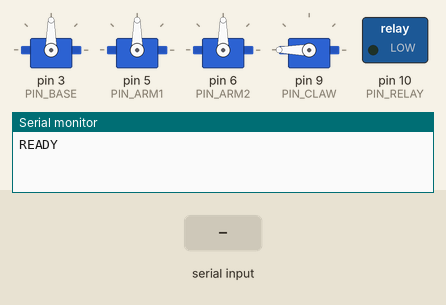
Simulated run of this sketch. Board: Arduino Uno, built with avr-gcc and run on an emulated ATmega328P. Shown: 4 × servo, switched loads named in the sketch (green lamp = pin HIGH), the last lines printed to the serial monitor. The inputs (shaded band) are chosen by the test bench.

Above: at 1.2 s.
1.3 s: "s\n" received over Serial
At 3.9 s:
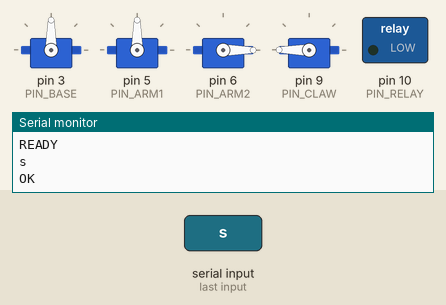
4.3 s: "C\n" received over Serial
At 6.0 s:
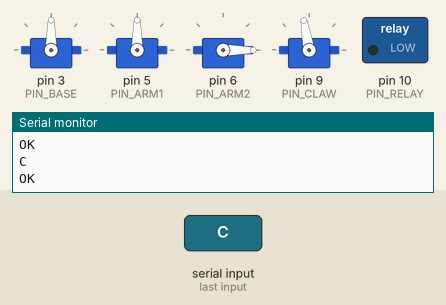
7.0 s: "H\n" received over Serial
At 7.45 s:
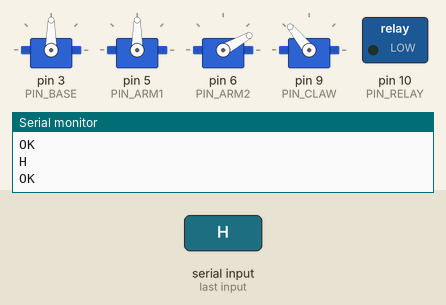
10.0 s: "c\n" received over Serial
At 11.9 s:
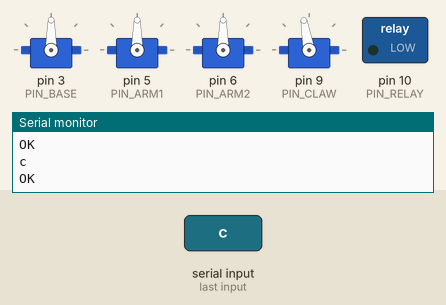
12.7 s: "B,45\n" received over Serial
At 15.1 s:
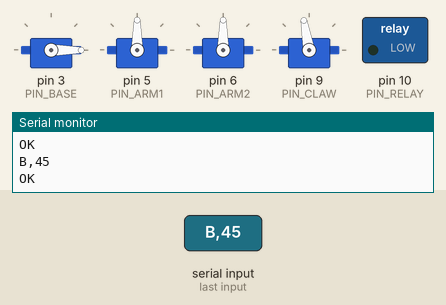
15.7 s: "h\n" received over Serial
At 16.15 s:
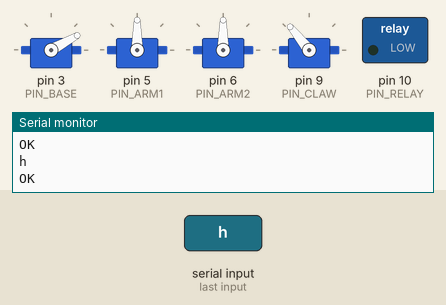
Timing chart, 0 to 18.7 s (numbered marks = the images above; inputs shaded):
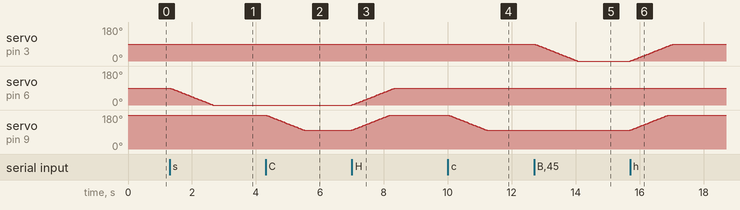

The sketch:

robot_arm_bluetooth.ino
```cpp
/*
 * ============================================================
 *  Robot Arm Bluetooth Controller — Arduino Sketch
 * ============================================================
 *
 *  Controls 4 servo motors via Bluetooth (HC-05 / HC-06).
 *  Receives text commands from an Android app over Serial.
 *
 *  WIRING DIAGRAM
 *  ──────────────
 *
 *  Arduino Uno/Nano          HC-05 / HC-06
 *  ─────────────────         ─────────────
 *  5V  ──────────────────►  VCC
 *  GND ──────────────────►  GND
 *  TX (pin 1) ───────────►  RXD  (through voltage divider if HC module is 3.3V logic!)
 *  RX (pin 0) ◄───────────  TXD
 *
 *  Arduino Uno/Nano          Servos
 *  ─────────────────         ──────
 *  Pin 3  ───────────────►  Base Servo        (signal wire)
 *  Pin 5  ───────────────►  First Arm Servo   (signal wire)
 *  Pin 6  ───────────────►  Second Arm Servo  (signal wire)
 *  Pin 9  ───────────────►  Claw Servo        (signal wire)
 *
 *  All servo VCC ──► External 5V power supply (NOT Arduino 5V — servos draw too much current)
 *  All servo GND ──► Common GND with Arduino
 *
 *  PROTOCOL
 *  ────────
 *  Commands are single-line text terminated by newline (\n):
 *    B<+/->   — Set Base servo         (0–180)
 *    A<+/->   — Set First Arm servo    (0–180)
 *    S<+/->   — Set Second Arm servo   (0–180)
 *    C<O/C>   — Set Claw servo         (0–180)
 *    H        — Home (reset all to defaults)
 *    P        — Power the servo motors
 *
 *  Arduino responds with "OK\n" after each valid command.
 *
 * ============================================================
 */

#include <Servo.h>

// ─── Pin Configuration ───────────────────────────────────────
#define PIN_BASE      3
#define PIN_ARM1      5
#define PIN_ARM2      6
#define PIN_CLAW      9
#define PIN_RELAY     10

// ─── Default (Home) Angles ───────────────────────────────────
#define HOME_BASE     90
#define HOME_ARM1     90
#define HOME_ARM2     90
#define HOME_CLAW     180

// ─── Serial Baud Rate ────────────────────────────────────────
#define BAUD_RATE     9600

// ─── Speed Configuration ─────────────────────────────────────
// Delay in milliseconds per degree of movement (Higher = slower)
#define SERVO_SPEED_DELAY  15

// ─── Servo Objects ───────────────────────────────────────────
Servo servoBase;
Servo servoArm1;
Servo servoArm2;
Servo servoClaw;

// ─── Target Angles ───────────────────────────────────────────
int targetBase  = HOME_BASE;
int targetArm1  = HOME_ARM1;
int targetArm2  = HOME_ARM2;
int targetClaw  = HOME_CLAW;

// ─── Current Angles ──────────────────────────────────────────
int currentBase  = HOME_BASE;
int currentArm1  = HOME_ARM1;
int currentArm2  = HOME_ARM2;
int currentClaw  = HOME_CLAW;

// ─── Input Buffer ────────────────────────────────────────────
String inputBuffer = "";
unsigned long lastMoveMillis = 0;

bool isPower = false;

void setup() {
  // Start serial communication (HC-05/HC-06/BLE default baud rate)
  Serial.begin(BAUD_RATE);

  // Set initial target and current to home
  targetBase = currentBase = HOME_BASE;
  targetArm1 = currentArm1 = HOME_ARM1;
  targetArm2 = currentArm2 = HOME_ARM2;
  targetClaw = currentClaw = HOME_CLAW;

  // Initialize servos to their home positions instantly on boot
  servoBase.write(currentBase);
  servoArm1.write(currentArm1);
  servoArm2.write(currentArm2);
  servoClaw.write(currentClaw);

  // Attach servos to pins
  servoBase.attach(PIN_BASE);
  servoArm1.attach(PIN_ARM1);
  servoArm2.attach(PIN_ARM2);
  servoClaw.attach(PIN_CLAW);

  pinMode(PIN_RELAY, OUTPUT);

  Serial.println("READY");
}

void loop() {
  // 1. Process incoming Bluetooth commands
  while (Serial.available() > 0) {
    char c = (char)Serial.read();

    if (c == '\n' || c == '\r') {
      inputBuffer.trim();
      if (inputBuffer.length() > 0) {
        processCommand(inputBuffer);
      }
      inputBuffer = "";
    } else {
      inputBuffer += c;
    }
  }

  // 2. Update servo positions smoothly
  unsigned long currentMillis = millis();
  if (currentMillis - lastMoveMillis >= SERVO_SPEED_DELAY) {
    lastMoveMillis = currentMillis;

    bool moved = false;

    // Move Base
    if (currentBase < targetBase) { currentBase++; moved = true; }
    else if (currentBase > targetBase) { currentBase--; moved = true; }
    if (moved) servoBase.write(currentBase);

    moved = false;

    // Move First Arm
    if (currentArm1 < targetArm1) { currentArm1++; moved = true; }
    else if (currentArm1 > targetArm1) { currentArm1--; moved = true; }
    if (moved) servoArm1.write(currentArm1);

    moved = false;

    // Move Second Arm
    if (currentArm2 < targetArm2) { currentArm2++; moved = true; }
    else if (currentArm2 > targetArm2) { currentArm2--; moved = true; }
    if (moved) servoArm2.write(currentArm2);

    moved = false;

    // Move Claw
    if (currentClaw < targetClaw) { currentClaw++; moved = true; }
    else if (currentClaw > targetClaw) { currentClaw--; moved = true; }
    if (moved) servoClaw.write(currentClaw);
  }
}

void processCommand(String cmd) {
  Serial.println(cmd);
  char servo = cmd.charAt(0);
  String value = cmd.substring(1);

  switch (servo) {
    case 'B':  // Base
    case 'b':
      if (value == "+" || value == "U") targetBase = constrain(targetBase + 4, 0, 180);
      else if (value == "-" || value == "D") targetBase = constrain(targetBase - 4, 0, 180);
      else targetBase = constrain(value.toInt(), 0, 180);
      Serial.println("OK");
      break;

    case 'A':  // First Arm
    case 'a':
      if (value == "+" || value == "U") targetArm1 = constrain(targetArm1 + 4, 40, 120);
      else if (value == "-" || value == "D") targetArm1 = constrain(targetArm1 - 4, 40, 120);
      else targetArm1 = constrain(value.toInt(), 40, 120);
      Serial.println("OK");
      break;

    case 'S':  // Second Arm
    case 's':
      if (value == "+" || value == "U") targetArm2 = constrain(targetArm2 + 4, 0, 180);
      else if (value == "-" || value == "D") targetArm2 = constrain(targetArm2 - 4, 0, 180);
      else targetArm2 = constrain(value.toInt(), 0, 180);
      Serial.println("OK");
      break;

    case 'C':  // Claw
    case 'c':
      if (value == "+" || value == "U") targetClaw = constrain(targetClaw + 4, 100, 180);
      else if (value == "-" || value == "D") targetClaw = constrain(targetClaw - 4, 100, 180);
      else targetClaw = constrain(value.toInt(), 100, 180);
      Serial.println("OK");
      break;

    case 'H':  // Home
    case 'h':
      goHome();
      Serial.println("OK");
      break;

    case 'P':
    case 'p':
      powerMotors();
      break;

    default:
      Serial.println("ERR");
      break;
  }
}

void goHome() {
  targetBase = HOME_BASE;
  targetArm1 = HOME_ARM1;
  targetArm2 = HOME_ARM2;
  targetClaw = HOME_CLAW;
}

void powerMotors(){
  if (!isPower){
    digitalWrite(PIN_RELAY, HIGH);
    isPower = true;
  }else {
    digitalWrite(PIN_RELAY, LOW);
    isPower = false;
  }
}
```

Measured:
- after the input at 1.3 s, servo on pin 6 (PIN_ARM2): moves from 90° to 0° over 1.3 s, starting at once
- after the input at 4.3 s, servo on pin 9 (PIN_CLAW): moves from 180° to 100° over 1.2 s, starting at once
- after the input at 7.0 s, servo on pin 6 (PIN_ARM2): moves from 0° to 90° over 1.3 s, starting at once; servo on pin 9 (PIN_CLAW): moves from 100° to 180° over 1.2 s, starting at once
- after the input at 10.0 s, servo on pin 9 (PIN_CLAW): moves from 180° to 100° over 1.2 s, starting at once
- after the input at 12.7 s, servo on pin 3 (PIN_BASE): moves from 90° to 0° over 1.3 s, starting at once
- after the input at 15.7 s, servo on pin 3 (PIN_BASE): moves from 0° to 90° over 1.3 s, starting at once; servo on pin 9 (PIN_CLAW): moves from 100° to 180° over 1.2 s, starting at once
